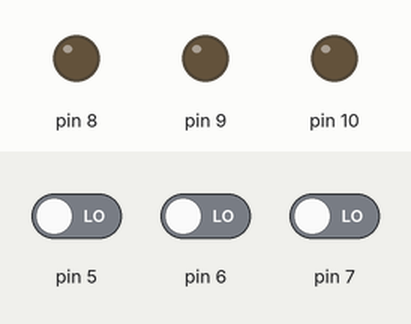
Recording of a sketch running on a simulated Arduino Uno, built with avr-gcc and run on an emulated ATmega328P. On the bench: output pins drawn as LEDs (lit = HIGH). The test bench sets the inputs (shaded band); at power-on: pin 5 LOW, pin 6 LOW, pin 7 LOW.

Above: at 1.2 s.
1.3 s: pin 5 driven HIGH
At 1.6 s:
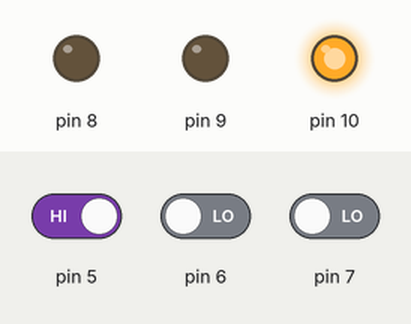
2.8 s: pin 6 driven HIGH
At 4.0 s:
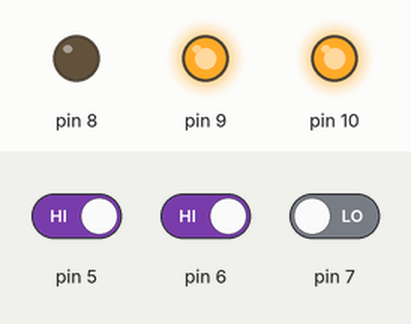
4.3 s: pin 7 driven HIGH
At 5.1 s:
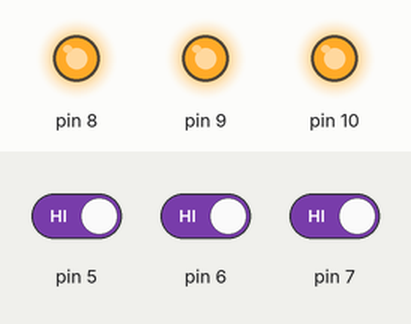
5.8 s: pin 5 driven LOW
At 6.4 s:
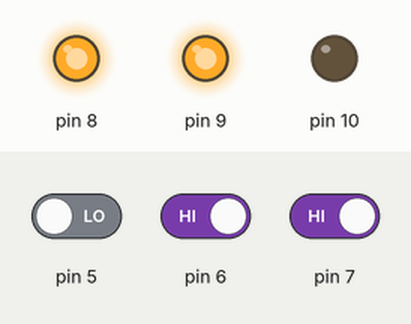
7.3 s: pin 6 driven LOW
At 8.5 s:
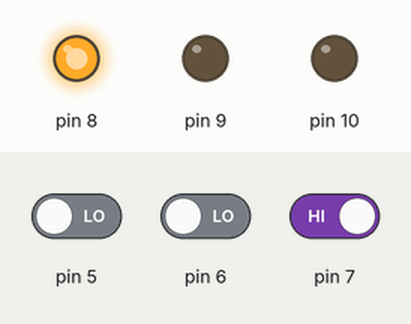
8.8 s: pin 5 driven HIGH
At 9.9 s:
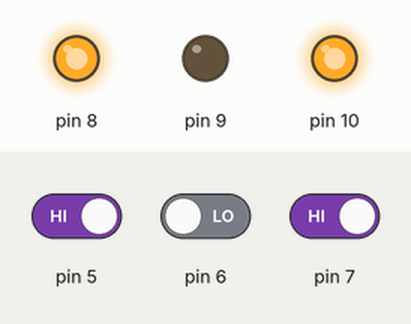
Timing chart, 0 to 11.3 s (numbered marks = the images above; inputs shaded):
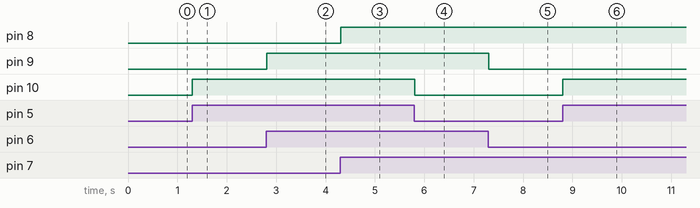

The sketch:

buton_rgb_led_uygulmas_1.ino
```cpp
int red = 0;
int green = 0;
int blue = 0;
void setup()
{
  pinMode(7, INPUT);
  pinMode(6, INPUT);
  pinMode(5, INPUT);
  pinMode(8, OUTPUT);
  pinMode(9, OUTPUT);
  pinMode(10, OUTPUT);
}
void loop()
{
  red = digitalRead(7);
  blue = digitalRead(6);
  green = digitalRead(5);
  if (red == 1) {
    digitalWrite(8, HIGH);
  } else {
    digitalWrite(8, LOW);
  }
  if (blue == 1) {
    digitalWrite(9, HIGH);
  } else {
    digitalWrite(9, LOW);
  }
  if (green == 1) {
    digitalWrite(10, HIGH);
  } else {
    digitalWrite(10, LOW);
  }
  delay(10); // Delay a little bit to improve simulation performance
}
```

Measured:
- after the input at 1.3 s, pin 10: LOW → HIGH at once
- after the input at 2.8 s, pin 9: LOW → HIGH at once
- after the input at 4.3 s, pin 8: LOW → HIGH at once
- after the input at 5.8 s, pin 10: HIGH → LOW at once
- after the input at 7.3 s, pin 9: HIGH → LOW at once
- after the input at 8.8 s, pin 10: LOW → HIGH at once
